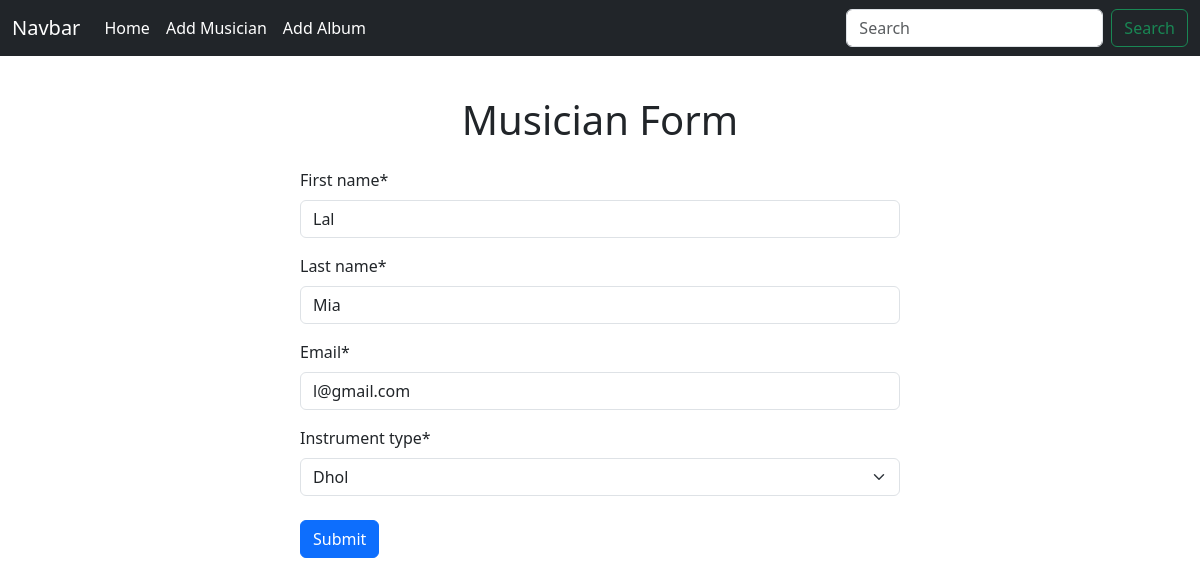
Screenshot of /album/musician/9/ with the database file from the repository.
### musician/models.py (models this page shows, shortened)
class AddMusician(models.Model):
    first_name = models.CharField(max_length = 20)
    last_name = models.CharField(max_length = 20)
    email = models.EmailField()
    INSTRUMENTS = [
        ('guitar','Guitar'),
        ('Flute','Flute'),
        ('Tobla','Tobla'),
        ('Dhol','Dhol'),
    ]
    instrument_type = models.CharField(max_length=20, choices=INSTRUMENTS)

### musician/views.py (the view)
# urls.py: path('musician/<int:id>/', views.edit_musician, name='edit_musician'),
def edit_musician(request,id):
    post = AddMusician.objects.get(pk=id)
    musician_form = AddMusicianForm(instance=post)
    if request.method == 'POST':
        musician_form = AddMusicianForm(request.POST,instance=post)
        if musician_form.is_valid():
            print(musician_form)
            musician_form.save()
            return redirect('home')
    return render(request,'musicianform.html',{'form':musician_form})

### musician/forms.py
class AddMusicianForm(forms.ModelForm):
    class Meta:
        model = AddMusician
        fields = '__all__'

### musician/templates/musicianform.html (shortened to what this page needs)
{%extends 'base.html' %}
{%block content%}
 {% load crispy_forms_tags %}
<form method="post" style="width: 50%; height: 500px; margin:auto;" class="pt-4">
    <h1 class='text-center py-3'>Musician Form</h1>
    {{form|crispy}}
    <button type="submit" class="btn btn-primary mt-2">Submit</button>
</form>
 {%endblock%}

### rows the page displays
AddMusician: first_name "Lal", last_name "Mia", email "l@gmail.com", instrument_type "Dhol"
